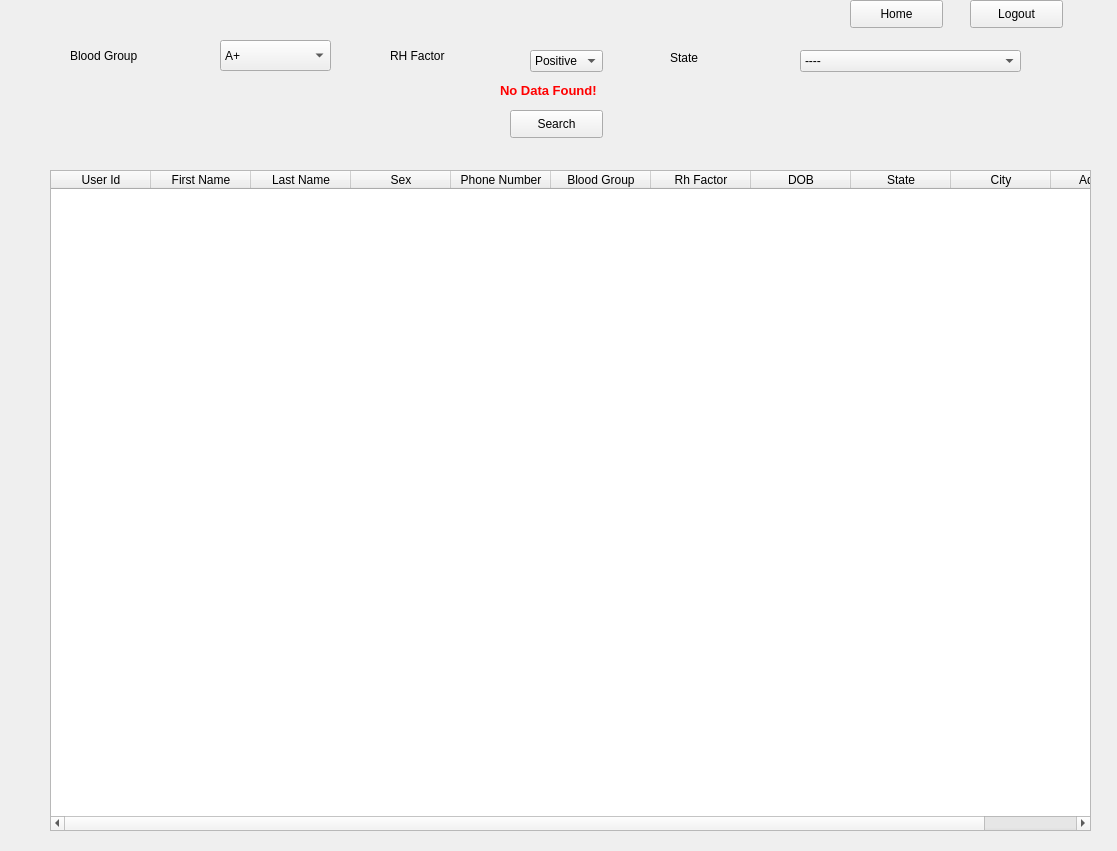
<?xml version="1.0" encoding="UTF-8"?>
<ui version="4.0">
 <class>Form</class>
 <widget class="QWidget" name="Form">
  <property name="geometry">
   <rect>
    <x>0</x>
    <y>0</y>
    <width>1117</width>
    <height>851</height>
   </rect>
  </property>
  <property name="windowTitle">
   <string>Form</string>
  </property>
  <widget class="QLabel" name="BloodGroupLabel">
   <property name="geometry">
    <rect>
     <x>70</x>
     <y>40</y>
     <width>131</width>
     <height>31</height>
    </rect>
   </property>
   <property name="styleSheet">
    <string notr="true">font: 12pt &quot;MS Shell Dlg 2&quot;;</string>
   </property>
   <property name="text">
    <string>Blood Group</string>
   </property>
  </widget>
  <widget class="QLabel" name="RHFactorLabel">
   <property name="geometry">
    <rect>
     <x>390</x>
     <y>40</y>
     <width>141</width>
     <height>31</height>
    </rect>
   </property>
   <property name="styleSheet">
    <string notr="true">font: 12pt &quot;MS Shell Dlg 2&quot;;</string>
   </property>
   <property name="text">
    <string>RH Factor</string>
   </property>
  </widget>
  <widget class="QComboBox" name="BloodGpComboBox">
   <property name="geometry">
    <rect>
     <x>220</x>
     <y>40</y>
     <width>111</width>
     <height>31</height>
    </rect>
   </property>
   <item>
    <property name="text">
     <string>A+</string>
    </property>
   </item>
   <item>
    <property name="text">
     <string>A-</string>
    </property>
   </item>
   <item>
    <property name="text">
     <string>B+</string>
    </property>
   </item>
   <item>
    <property name="text">
     <string>B-</string>
    </property>
   </item>
   <item>
    <property name="text">
     <string>O+</string>
    </property>
   </item>
   <item>
    <property name="text">
     <string>O-</string>
    </property>
   </item>
   <item>
    <property name="text">
     <string>AB+</string>
    </property>
   </item>
   <item>
    <property name="text">
     <string>AB-</string>
    </property>
   </item>
  </widget>
  <widget class="QComboBox" name="RHFactorComboBox">
   <property name="geometry">
    <rect>
     <x>530</x>
     <y>50</y>
     <width>73</width>
     <height>22</height>
    </rect>
   </property>
   <item>
    <property name="text">
     <string>Positive</string>
    </property>
   </item>
   <item>
    <property name="text">
     <string>Negative</string>
    </property>
   </item>
  </widget>
  <widget class="QPushButton" name="LogOutButton">
   <property name="geometry">
    <rect>
     <x>970</x>
     <y>0</y>
     <width>93</width>
     <height>28</height>
    </rect>
   </property>
   <property name="text">
    <string>Logout</string>
   </property>
  </widget>
  <widget class="QPushButton" name="SearchButton">
   <property name="geometry">
    <rect>
     <x>510</x>
     <y>110</y>
     <width>93</width>
     <height>28</height>
    </rect>
   </property>
   <property name="text">
    <string>Search</string>
   </property>
  </widget>
  <widget class="QPushButton" name="HomeButton">
   <property name="geometry">
    <rect>
     <x>850</x>
     <y>0</y>
     <width>93</width>
     <height>28</height>
    </rect>
   </property>
   <property name="text">
    <string>Home</string>
   </property>
  </widget>
  <widget class="QTableWidget" name="tableWidget">
   <property name="geometry">
    <rect>
     <x>50</x>
     <y>170</y>
     <width>1041</width>
     <height>661</height>
    </rect>
   </property>
   <column>
    <property name="text">
     <string>User Id</string>
    </property>
   </column>
   <column>
    <property name="text">
     <string>First Name</string>
    </property>
   </column>
   <column>
    <property name="text">
     <string>Last Name</string>
    </property>
   </column>
   <column>
    <property name="text">
     <string>Sex</string>
    </property>
   </column>
   <column>
    <property name="text">
     <string>Phone Number</string>
    </property>
   </column>
   <column>
    <property name="text">
     <string>Blood Group</string>
    </property>
   </column>
   <column>
    <property name="text">
     <string>Rh Factor</string>
    </property>
   </column>
   <column>
    <property name="text">
     <string>DOB</string>
    </property>
   </column>
   <column>
    <property name="text">
     <string>State</string>
    </property>
   </column>
   <column>
    <property name="text">
     <string>City</string>
    </property>
   </column>
   <column>
    <property name="text">
     <string>Address</string>
    </property>
   </column>
  </widget>
  <widget class="QLabel" name="DataNFLabel">
   <property name="geometry">
    <rect>
     <x>500</x>
     <y>80</y>
     <width>161</width>
     <height>21</height>
    </rect>
   </property>
   <property name="font">
    <font>
     <pointsize>10</pointsize>
     <weight>75</weight>
     <bold>true</bold>
    </font>
   </property>
   <property name="styleSheet">
    <string notr="true">color:rgb(255, 0, 0)</string>
   </property>
   <property name="text">
    <string>No Data Found!</string>
   </property>
  </widget>
  <widget class="QLabel" name="StateLabel">
   <property name="geometry">
    <rect>
     <x>670</x>
     <y>50</y>
     <width>55</width>
     <height>16</height>
    </rect>
   </property>
   <property name="styleSheet">
    <string notr="true">font: 12pt &quot;MS Shell Dlg 2&quot;;</string>
   </property>
   <property name="text">
    <string>State</string>
   </property>
  </widget>
  <widget class="QComboBox" name="StateComboBox">
   <property name="geometry">
    <rect>
     <x>800</x>
     <y>50</y>
     <width>221</width>
     <height>22</height>
    </rect>
   </property>
   <item>
    <property name="text">
     <string>----</string>
    </property>
   </item>
   <item>
    <property name="text">
     <string>National Capital Territory of Delhi</string>
    </property>
   </item>
   <item>
    <property name="text">
     <string>Andra Pradesh</string>
    </property>
   </item>
   <item>
    <property name="text">
     <string>Arunachal Pradesh</string>
    </property>
   </item>
   <item>
    <property name="text">
     <string>Assam</string>
    </property>
   </item>
   <item>
    <property name="text">
     <string>Bihar</string>
    </property>
   </item>
   <item>
    <property name="text">
     <string>Chattisgarh</string>
    </property>
   </item>
   <item>
    <property name="text">
     <string>Goa</string>
    </property>
   </item>
   <item>
    <property name="text">
     <string>Gujrat</string>
    </property>
   </item>
   <item>
    <property name="text">
     <string>Haryana</string>
    </property>
   </item>
   <item>
    <property name="text">
     <string>Himachal Pradesh</string>
    </property>
   </item>
   <item>
    <property name="text">
     <string>Jharkhand</string>
    </property>
   </item>
   <item>
    <property name="text">
     <string>Karnataka</string>
    </property>
   </item>
   <item>
    <property name="text">
     <string>Kerala</string>
    </property>
   </item>
   <item>
    <property name="text">
     <string>Madhya Pradesh</string>
    </property>
   </item>
   <item>
    <property name="text">
     <string>Maharashtra</string>
    </property>
   </item>
   <item>
    <property name="text">
     <string>Manipur</string>
    </property>
   </item>
   <item>
    <property name="text">
     <string>Meghalaya</string>
    </property>
   </item>
   <item>
    <property name="text">
     <string>Mizoram</string>
    </property>
   </item>
   <item>
    <property name="text">
     <string>Nagaland</string>
    </property>
   </item>
   <item>
    <property name="text">
     <string>Odisha</string>
    </property>
   </item>
   <item>
    <property name="text">
     <string>Punjab</string>
    </property>
   </item>
   <item>
    <property name="text">
     <string>Rajasthan</string>
    </property>
   </item>
   <item>
    <property name="text">
     <string>Sikkim</string>
    </property>
   </item>
   <item>
    <property name="text">
     <string>Tamil Nadu</string>
    </property>
   </item>
   <item>
    <property name="text">
     <string>Telangana</string>
    </property>
   </item>
   <item>
    <property name="text">
     <string>Tripura</string>
    </property>
   </item>
   <item>
    <property name="text">
     <string>Uttar Pradesh</string>
    </property>
   </item>
   <item>
    <property name="text">
     <string>Uttrakhand</string>
    </property>
   </item>
   <item>
    <property name="text">
     <string>West Bengal</string>
    </property>
   </item>
   <item>
    <property name="text">
     <string>Andaman &amp; Nicobar</string>
    </property>
   </item>
   <item>
    <property name="text">
     <string>Chandigarh</string>
    </property>
   </item>
   <item>
    <property name="text">
     <string>Dadra &amp; Nagar Haveli &amp; Daman &amp; Diu</string>
    </property>
   </item>
   <item>
    <property name="text">
     <string>Jammu &amp; Kashmir</string>
    </property>
   </item>
   <item>
    <property name="text">
     <string>Ladakh</string>
    </property>
   </item>
   <item>
    <property name="text">
     <string>Lakshadweep</string>
    </property>
   </item>
   <item>
    <property name="text">
     <string>Puducherry</string>
    </property>
   </item>
  </widget>
 </widget>
 <resources/>
 <connections/>
</ui>
